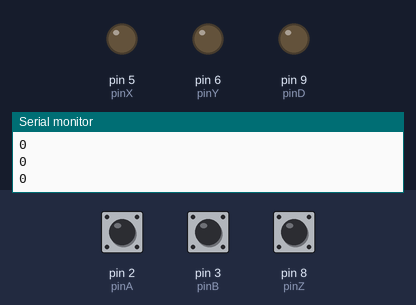
Bench run of a sketch on a simulated Arduino Uno, built with avr-gcc and run on an emulated ATmega328P. On the bench: output pins drawn as LEDs (lit = HIGH), the last lines printed to the serial monitor. Dashed ring = blinking. The inputs (shaded band) are chosen by the test bench; at power-on: pin 8 (pinZ) HIGH, pin 2 (pinA) HIGH, pin 3 (pinB) HIGH.

Above: at 1.8 s.
1.9 s: pin 8 (pinZ) pulled LOW for 1 s
At 2.3 s:
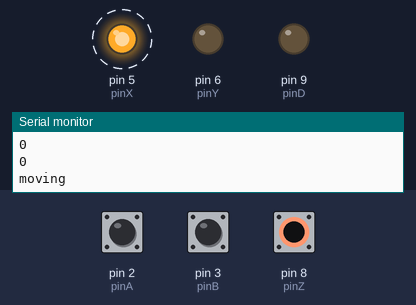
4.6 s: pin 8 (pinZ) pulled LOW for 3.2 s
At 6.3 s:
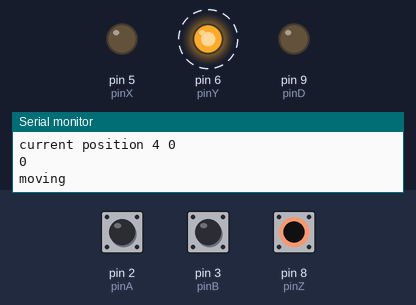
Timing chart, 0 to 9.7 s (numbered marks = the images above; inputs shaded):
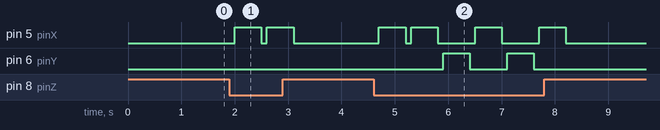

Measured:
- after the input at 1.9 s, pin 5 (pinX): alternates HIGH for 0.50 s and LOW for 0.10 s, 4 changes in all, then stays LOW, starting after 0.10 s
- after the input at 4.6 s, pin 5 (pinX): LOW → HIGH after 0.10 s, → LOW 0.50 s later, → HIGH 0.10 s later, → LOW 0.50 s later, … (8 changes in this stretch); pin 6 (pinY): alternates HIGH for 0.50 s and LOW for 0.70 s, 4 changes in all, then stays LOW, starting after 1.3 s

The sketch:

macR-project.ino
```cpp
int pinA = 2;
int pinB = 3;
int pinX = 5;
int pinY = 6;
int pinZ = 8;
int pinD = 9;

int movingFlag = 0;
int direction = 1;
int pulseInitX = 0, pulseInitY = 0;
int pulseLimitX = 4,pulseLimitY = 2;
int STATE = 0;
void setup() {
  pinMode(pinA, INPUT_PULLUP  );
  pinMode(pinB, INPUT_PULLUP  );
  pinMode(pinZ, INPUT_PULLUP  );
  pinMode(pinX, OUTPUT  );
  pinMode(pinY, OUTPUT  );
  pinMode(pinD, OUTPUT  );

  Serial.begin(9600); // Initialize serial communication
}

void loop() {
  int buttonStateX = digitalRead(pinA);
  int buttonStateY = digitalRead(pinB);
  int buttonStateDIR = digitalRead(pinZ);
  DirButton(buttonStateDIR,buttonStateX,buttonStateY);
  xPulse(buttonStateX);
  yPulse(buttonStateY);
  Serial.println(STATE);
}

void xPulse(int buttonState){
  if ((buttonState == HIGH) && (STATE == 1)) {
    digitalWrite(pinX , LOW);
    digitalWrite(pinY , LOW);
    directionCHECK(pulseInitY);
    pulseInitX = pulseInitX + direction;
    Serial.println("1");
    Serial.println("current position " + String(pulseInitX)+" "+String(pulseInitY));
    STATE = 0;
    delay(100);
  }
}
void yPulse(int buttonState){
  if ((buttonState == HIGH) && (STATE == 1)) {
    pulseInitY ++;
    digitalWrite(pinY , LOW);
    digitalWrite(pinX , LOW);
    Serial.println("2");
    Serial.println("current position " + String(pulseInitX)+" "+String(pulseInitY));
    STATE = 0;
    delay(100);
  }
}
void DirButton(int buttonState,int XState,int YState){

  if (buttonState == LOW) {
    STATE = 1;
    //digitalWrite(pinX , HIGH);
    Serial.println("moving");

    if (pulseInitX == 0 and pulseInitY % 2 == 0){ //start End
      digitalWrite(pinX , HIGH);
    }
    else if (((pulseInitX >= pulseLimitX)||(pulseInitX == 0)) && movingFlag<= 0){
        directionCHECK(pulseInitY);
        digitalWrite(pinY , HIGH);
        digitalWrite(pinX , LOW);
        movingFlag++;

        //Serial.println("GO GO ");
    }
    else{
        digitalWrite(pinX , HIGH);
        movingFlag =0;
    }
    if (pulseInitY >= pulseLimitY && pulseInitX >= pulseLimitX){
        digitalWrite(pinY , LOW);
        digitalWrite(pinX , LOW);
        Serial.println("Finish ");
    }
  }


  delay(500);
}

int directionCHECK(int numb) {
  if (numb % 2 == 0 ) {
    direction = 1;
    digitalWrite(pinD , LOW);
  } else {
    direction = -1;
    digitalWrite(pinD , HIGH);
  }
  return direction;
}
```
